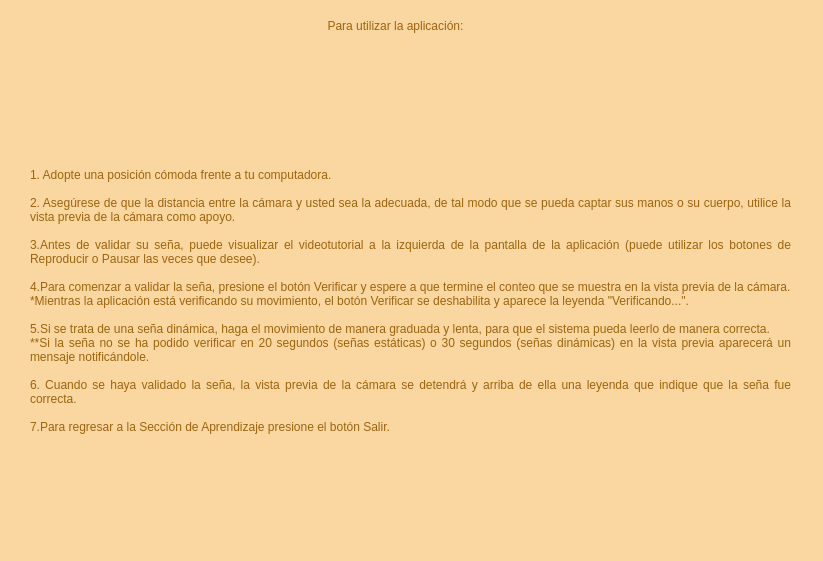
<?xml version="1.0" encoding="UTF-8"?>
<ui version="4.0">
 <class>IG_Instrucciones</class>
 <widget class="QWidget" name="IG_Instrucciones">
  <property name="geometry">
   <rect>
    <x>0</x>
    <y>0</y>
    <width>823</width>
    <height>561</height>
   </rect>
  </property>
  <property name="windowTitle">
   <string>Instrucciones</string>
  </property>
  <property name="styleSheet">
   <string notr="true">background-color: rgb(250, 215, 160);
</string>
  </property>
  <widget class="QLabel" name="labelInicio">
   <property name="geometry">
    <rect>
     <x>250</x>
     <y>10</y>
     <width>291</width>
     <height>31</height>
    </rect>
   </property>
   <property name="styleSheet">
    <string notr="true">font: 16pt &quot;Segoe Print&quot;;
color: rgb(156, 100, 12);</string>
   </property>
   <property name="text">
    <string>Para utilizar la aplicación:</string>
   </property>
   <property name="alignment">
    <set>Qt::AlignCenter</set>
   </property>
  </widget>
  <widget class="QLabel" name="labelInstrucciones">
   <property name="geometry">
    <rect>
     <x>30</x>
     <y>50</y>
     <width>761</width>
     <height>501</height>
    </rect>
   </property>
   <property name="styleSheet">
    <string notr="true">font: 10pt &quot;Segoe Print&quot;;
color: rgb(156, 100, 12);</string>
   </property>
   <property name="text">
    <string>1. Adopte una posición cómoda frente a tu computadora.

2. Asegúrese de que la distancia entre la cámara y usted sea la adecuada, de tal modo que se pueda captar sus manos o su cuerpo, utilice la vista previa de la cámara como apoyo.

3.Antes de validar su seña, puede visualizar el videotutorial a la izquierda de la pantalla de la aplicación (puede utilizar los botones de Reproducir o Pausar las veces que desee).

4.Para comenzar a validar la seña, presione el botón Verificar y espere a que termine el conteo que se muestra en la vista previa de la cámara.
*Mientras la aplicación está verificando su movimiento, el botón Verificar se deshabilita y aparece la leyenda &quot;Verificando...&quot;.

5.Si se trata de una seña dinámica, haga el movimiento de manera graduada y lenta, para que el sistema pueda leerlo de manera correcta.
**Si la seña no se ha podido verificar en 20 segundos (señas estáticas) o 30 segundos (señas dinámicas) en la vista previa aparecerá un mensaje notificándole.

6. Cuando se haya validado la seña, la vista previa de la cámara se detendrá y arriba de ella una leyenda que indique que la seña fue correcta.

7.Para regresar a la Sección de Aprendizaje presione el botón Salir. </string>
   </property>
   <property name="textFormat">
    <enum>Qt::PlainText</enum>
   </property>
   <property name="alignment">
    <set>Qt::AlignJustify|Qt::AlignVCenter</set>
   </property>
   <property name="wordWrap">
    <bool>true</bool>
   </property>
  </widget>
 </widget>
 <resources/>
 <connections/>
</ui>
